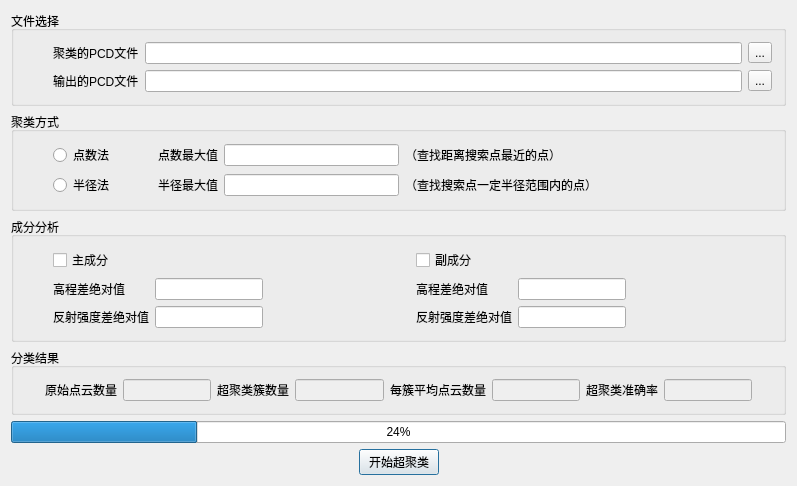
<?xml version="1.0" encoding="UTF-8"?>
<ui version="4.0">
 <class>dlgKdTreeCluster</class>
 <widget class="QDialog" name="dlgKdTreeCluster">
  <property name="geometry">
   <rect>
    <x>0</x>
    <y>0</y>
    <width>797</width>
    <height>407</height>
   </rect>
  </property>
  <property name="windowTitle">
   <string>Kd-Tree 超聚类</string>
  </property>
  <layout class="QGridLayout" name="gridLayout_10">
   <item row="0" column="0">
    <widget class="QGroupBox" name="groupBox_2">
     <property name="title">
      <string>文件选择</string>
     </property>
     <layout class="QGridLayout" name="gridLayout_3">
      <item row="0" column="0">
       <spacer name="horizontalSpacer_9">
        <property name="orientation">
         <enum>Qt::Horizontal</enum>
        </property>
        <property name="sizeType">
         <enum>QSizePolicy::Fixed</enum>
        </property>
        <property name="sizeHint" stdset="0">
         <size>
          <width>28</width>
          <height>20</height>
         </size>
        </property>
       </spacer>
      </item>
      <item row="0" column="1">
       <layout class="QGridLayout" name="gridLayout">
        <item row="0" column="0">
         <widget class="QLabel" name="label_5">
          <property name="text">
           <string>聚类的PCD文件</string>
          </property>
         </widget>
        </item>
        <item row="0" column="1">
         <widget class="QLineEdit" name="lineEditInput">
          <property name="readOnly">
           <bool>true</bool>
          </property>
         </widget>
        </item>
        <item row="0" column="2">
         <widget class="QToolButton" name="toolButtonInput">
          <property name="text">
           <string>...</string>
          </property>
         </widget>
        </item>
       </layout>
      </item>
      <item row="1" column="0">
       <spacer name="horizontalSpacer_10">
        <property name="orientation">
         <enum>Qt::Horizontal</enum>
        </property>
        <property name="sizeType">
         <enum>QSizePolicy::Fixed</enum>
        </property>
        <property name="sizeHint" stdset="0">
         <size>
          <width>28</width>
          <height>20</height>
         </size>
        </property>
       </spacer>
      </item>
      <item row="1" column="1">
       <layout class="QGridLayout" name="gridLayout_2">
        <item row="0" column="0">
         <widget class="QLabel" name="label_6">
          <property name="text">
           <string>输出的PCD文件</string>
          </property>
         </widget>
        </item>
        <item row="0" column="1">
         <widget class="QLineEdit" name="lineEditOutput">
          <property name="readOnly">
           <bool>true</bool>
          </property>
         </widget>
        </item>
        <item row="0" column="2">
         <widget class="QToolButton" name="toolButtonOutput">
          <property name="text">
           <string>...</string>
          </property>
         </widget>
        </item>
       </layout>
      </item>
     </layout>
    </widget>
   </item>
   <item row="1" column="0">
    <widget class="QGroupBox" name="groupBox">
     <property name="title">
      <string>聚类方式</string>
     </property>
     <layout class="QGridLayout" name="gridLayout_8">
      <item row="0" column="0">
       <spacer name="horizontalSpacer_11">
        <property name="orientation">
         <enum>Qt::Horizontal</enum>
        </property>
        <property name="sizeType">
         <enum>QSizePolicy::Fixed</enum>
        </property>
        <property name="sizeHint" stdset="0">
         <size>
          <width>28</width>
          <height>20</height>
         </size>
        </property>
       </spacer>
      </item>
      <item row="0" column="1">
       <widget class="QRadioButton" name="rbK">
        <property name="text">
         <string>点数法</string>
        </property>
       </widget>
      </item>
      <item row="0" column="2">
       <spacer name="horizontalSpacer_5">
        <property name="orientation">
         <enum>Qt::Horizontal</enum>
        </property>
        <property name="sizeType">
         <enum>QSizePolicy::Fixed</enum>
        </property>
        <property name="sizeHint" stdset="0">
         <size>
          <width>38</width>
          <height>20</height>
         </size>
        </property>
       </spacer>
      </item>
      <item row="0" column="3">
       <widget class="QLabel" name="label_7">
        <property name="text">
         <string>点数最大值</string>
        </property>
       </widget>
      </item>
      <item row="0" column="4">
       <widget class="QLineEdit" name="lineEditK"/>
      </item>
      <item row="0" column="5">
       <widget class="QLabel" name="label_9">
        <property name="text">
         <string>（查找距离搜索点最近的点）</string>
        </property>
       </widget>
      </item>
      <item row="0" column="6">
       <spacer name="horizontalSpacer_7">
        <property name="orientation">
         <enum>Qt::Horizontal</enum>
        </property>
        <property name="sizeType">
         <enum>QSizePolicy::Expanding</enum>
        </property>
        <property name="sizeHint" stdset="0">
         <size>
          <width>94</width>
          <height>20</height>
         </size>
        </property>
       </spacer>
      </item>
      <item row="1" column="0">
       <spacer name="horizontalSpacer_12">
        <property name="orientation">
         <enum>Qt::Horizontal</enum>
        </property>
        <property name="sizeType">
         <enum>QSizePolicy::Fixed</enum>
        </property>
        <property name="sizeHint" stdset="0">
         <size>
          <width>28</width>
          <height>20</height>
         </size>
        </property>
       </spacer>
      </item>
      <item row="1" column="1">
       <widget class="QRadioButton" name="rbRadius">
        <property name="text">
         <string>半径法</string>
        </property>
       </widget>
      </item>
      <item row="1" column="2">
       <spacer name="horizontalSpacer_6">
        <property name="orientation">
         <enum>Qt::Horizontal</enum>
        </property>
        <property name="sizeType">
         <enum>QSizePolicy::Fixed</enum>
        </property>
        <property name="sizeHint" stdset="0">
         <size>
          <width>38</width>
          <height>20</height>
         </size>
        </property>
       </spacer>
      </item>
      <item row="1" column="3">
       <widget class="QLabel" name="label_8">
        <property name="text">
         <string>半径最大值</string>
        </property>
       </widget>
      </item>
      <item row="1" column="4">
       <widget class="QLineEdit" name="lineEditRadius"/>
      </item>
      <item row="1" column="5">
       <widget class="QLabel" name="label_10">
        <property name="text">
         <string>（查找搜索点一定半径范围内的点）</string>
        </property>
       </widget>
      </item>
      <item row="1" column="6">
       <spacer name="horizontalSpacer_8">
        <property name="orientation">
         <enum>Qt::Horizontal</enum>
        </property>
        <property name="sizeType">
         <enum>QSizePolicy::Expanding</enum>
        </property>
        <property name="sizeHint" stdset="0">
         <size>
          <width>94</width>
          <height>20</height>
         </size>
        </property>
       </spacer>
      </item>
     </layout>
    </widget>
   </item>
   <item row="2" column="0">
    <widget class="QGroupBox" name="groupBox_3">
     <property name="title">
      <string>成分分析</string>
     </property>
     <layout class="QGridLayout" name="gridLayout_7">
      <item row="0" column="0">
       <spacer name="horizontalSpacer_14">
        <property name="orientation">
         <enum>Qt::Horizontal</enum>
        </property>
        <property name="sizeType">
         <enum>QSizePolicy::Fixed</enum>
        </property>
        <property name="sizeHint" stdset="0">
         <size>
          <width>28</width>
          <height>20</height>
         </size>
        </property>
       </spacer>
      </item>
      <item row="0" column="1">
       <layout class="QGridLayout" name="gridLayout_6">
        <item row="0" column="0">
         <widget class="QCheckBox" name="checkBoxPrimary">
          <property name="text">
           <string>主成分</string>
          </property>
         </widget>
        </item>
        <item row="1" column="0">
         <widget class="QLabel" name="label">
          <property name="text">
           <string>高程差绝对值</string>
          </property>
         </widget>
        </item>
        <item row="1" column="1">
         <widget class="QLineEdit" name="lineEditPrimaryDeltaH"/>
        </item>
        <item row="2" column="0">
         <widget class="QLabel" name="label_2">
          <property name="text">
           <string>反射强度差绝对值</string>
          </property>
         </widget>
        </item>
        <item row="2" column="1">
         <widget class="QLineEdit" name="lineEditPrimaryDeltaI">
          <property name="enabled">
           <bool>true</bool>
          </property>
         </widget>
        </item>
       </layout>
      </item>
      <item row="0" column="2">
       <spacer name="horizontalSpacer_4">
        <property name="orientation">
         <enum>Qt::Horizontal</enum>
        </property>
        <property name="sizeHint" stdset="0">
         <size>
          <width>63</width>
          <height>20</height>
         </size>
        </property>
       </spacer>
      </item>
      <item row="0" column="3">
       <layout class="QGridLayout" name="gridLayout_5">
        <item row="0" column="0">
         <widget class="QCheckBox" name="checkBoxSecondary">
          <property name="text">
           <string>副成分</string>
          </property>
         </widget>
        </item>
        <item row="1" column="0">
         <widget class="QLabel" name="label_3">
          <property name="text">
           <string>高程差绝对值</string>
          </property>
         </widget>
        </item>
        <item row="1" column="1">
         <widget class="QLineEdit" name="lineEditSecondaryDeltaH"/>
        </item>
        <item row="2" column="0">
         <widget class="QLabel" name="label_4">
          <property name="text">
           <string>反射强度差绝对值</string>
          </property>
         </widget>
        </item>
        <item row="2" column="1">
         <widget class="QLineEdit" name="lineEditSecondaryDeltaI"/>
        </item>
       </layout>
      </item>
      <item row="0" column="4">
       <spacer name="horizontalSpacer_15">
        <property name="orientation">
         <enum>Qt::Horizontal</enum>
        </property>
        <property name="sizeType">
         <enum>QSizePolicy::Expanding</enum>
        </property>
        <property name="sizeHint" stdset="0">
         <size>
          <width>63</width>
          <height>20</height>
         </size>
        </property>
       </spacer>
      </item>
     </layout>
    </widget>
   </item>
   <item row="3" column="0">
    <widget class="QGroupBox" name="groupBox_4">
     <property name="title">
      <string>分类结果</string>
     </property>
     <layout class="QGridLayout" name="gridLayout_9">
      <item row="0" column="6">
       <widget class="QLineEdit" name="lineEditResult3">
        <property name="enabled">
         <bool>false</bool>
        </property>
        <property name="alignment">
         <set>Qt::AlignCenter</set>
        </property>
        <property name="readOnly">
         <bool>true</bool>
        </property>
       </widget>
      </item>
      <item row="0" column="7">
       <widget class="QLabel" name="label_15">
        <property name="text">
         <string>超聚类准确率</string>
        </property>
       </widget>
      </item>
      <item row="0" column="8">
       <widget class="QLineEdit" name="lineEditResult4">
        <property name="enabled">
         <bool>false</bool>
        </property>
        <property name="alignment">
         <set>Qt::AlignCenter</set>
        </property>
        <property name="readOnly">
         <bool>true</bool>
        </property>
       </widget>
      </item>
      <item row="0" column="9">
       <spacer name="horizontalSpacer_21">
        <property name="orientation">
         <enum>Qt::Horizontal</enum>
        </property>
        <property name="sizeHint" stdset="0">
         <size>
          <width>40</width>
          <height>20</height>
         </size>
        </property>
       </spacer>
      </item>
      <item row="0" column="5">
       <widget class="QLabel" name="label_14">
        <property name="text">
         <string>每簇平均点云数量</string>
        </property>
       </widget>
      </item>
      <item row="0" column="0">
       <spacer name="horizontalSpacer_16">
        <property name="orientation">
         <enum>Qt::Horizontal</enum>
        </property>
        <property name="sizeHint" stdset="0">
         <size>
          <width>40</width>
          <height>20</height>
         </size>
        </property>
       </spacer>
      </item>
      <item row="0" column="1">
       <widget class="QLabel" name="label_12">
        <property name="text">
         <string>原始点云数量</string>
        </property>
       </widget>
      </item>
      <item row="0" column="2">
       <widget class="QLineEdit" name="lineEditResult1">
        <property name="enabled">
         <bool>false</bool>
        </property>
        <property name="alignment">
         <set>Qt::AlignCenter</set>
        </property>
        <property name="readOnly">
         <bool>true</bool>
        </property>
       </widget>
      </item>
      <item row="0" column="4">
       <widget class="QLineEdit" name="lineEditResult2">
        <property name="enabled">
         <bool>false</bool>
        </property>
        <property name="alignment">
         <set>Qt::AlignCenter</set>
        </property>
        <property name="readOnly">
         <bool>true</bool>
        </property>
       </widget>
      </item>
      <item row="0" column="3">
       <widget class="QLabel" name="label_13">
        <property name="text">
         <string>超聚类簇数量</string>
        </property>
       </widget>
      </item>
     </layout>
    </widget>
   </item>
   <item row="4" column="0">
    <widget class="QProgressBar" name="progressBar">
     <property name="value">
      <number>24</number>
     </property>
    </widget>
   </item>
   <item row="5" column="0">
    <layout class="QGridLayout" name="gridLayout_4">
     <item row="0" column="0">
      <spacer name="horizontalSpacer">
       <property name="orientation">
        <enum>Qt::Horizontal</enum>
       </property>
       <property name="sizeHint" stdset="0">
        <size>
         <width>40</width>
         <height>20</height>
        </size>
       </property>
      </spacer>
     </item>
     <item row="0" column="1">
      <widget class="QPushButton" name="pushButton">
       <property name="text">
        <string>开始超聚类</string>
       </property>
      </widget>
     </item>
     <item row="0" column="2">
      <spacer name="horizontalSpacer_2">
       <property name="orientation">
        <enum>Qt::Horizontal</enum>
       </property>
       <property name="sizeHint" stdset="0">
        <size>
         <width>40</width>
         <height>20</height>
        </size>
       </property>
      </spacer>
     </item>
    </layout>
   </item>
  </layout>
 </widget>
 <layoutdefault spacing="6" margin="11"/>
 <resources/>
 <connections/>
</ui>
